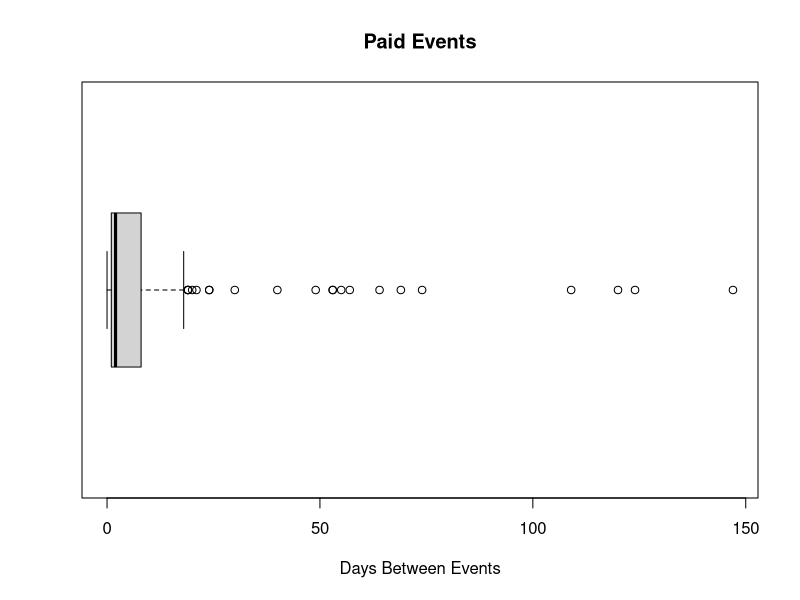
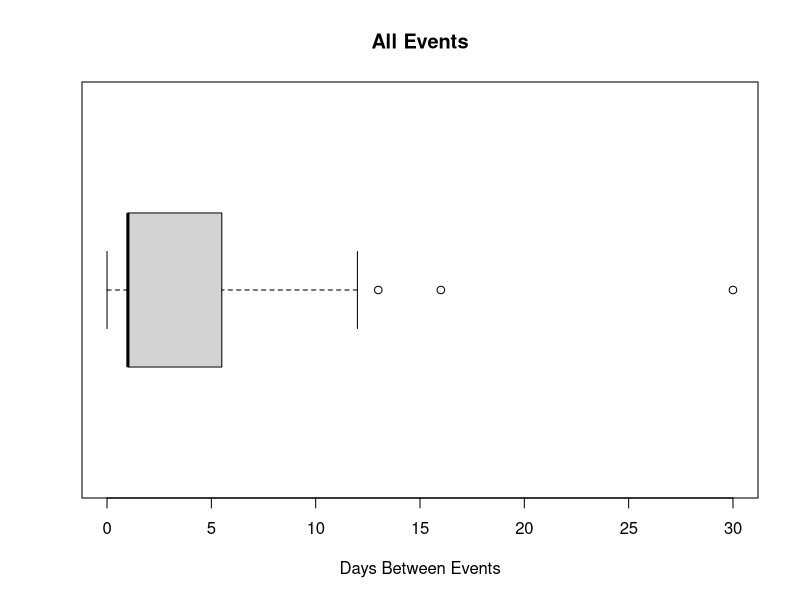

R code for these plots, in order: (Note: this script raises an error after producing the figures.)
## ---- chunk 1
library("readxl")
event.df <- read_excel("EventsCalendar (1).xlsx")
## ---- chunk 2
View(event.df)
## ---- chunk 3
contains.free = function(str){
  return(length(grep("free", str, ignore.case = TRUE)))
}
tmp.df <- event.df[!is.na(event.df$Cost), ]
is.free <- lapply(tmp.df$Cost, contains.free)

expensive.events <- tmp.df[!is.na(tmp.df['Cost']) & is.free == 0,]


## ---- chunk 4
eed <- expensive.events[order(expensive.events$'Date From'), ]$`Date From`

time.between <- c()
for (i in 1:length(eed) - 1){
  time.between[i] <- difftime(eed[i+1], eed[i], units = c("days"))
}
tb.outliernt <- time.between[time.between < 100]

summary(time.between)
sd(time.between)
boxplot(time.between, horizontal = TRUE, xlab="Days Between Events", main="Paid Events")
## ---- chunk 5
time.between <- c()
for (i in 1:length(event.df) - 1){
  time.between[i] <- difftime(eed[i+1], eed[i], units = c("days"))
}
tb.outliernt <- time.between[time.between < 100]

summary(time.between)
sd(time.between)
boxplot(time.between, horizontal = TRUE, xlab="Days Between Events", main="All Events")
## ---- chunk 6
#base.date.df <- event.df[!is.na(event.df['Date From'])]
nrow(event.df)


date.df <- data.frame(as.Date('1/1/2000', origin = '1/1/1970'), 0)
colnames(date.df) <- c("date", "freq")

print(date.df)
for (r in event.df[['Date From']]){
  print("**")
  matches = date.df[date.df['date'] == r]
  if(length(matches) > 0){
    print("*****************")
    print(matches)
    date.df['freq'] = data.frame(matches)['freq'] + 1
    date.df <- matches
  }else{
    print("----------------")
    new.row = data.frame(r, 1)
    colnames(new.row) <- c("date", "freq")
    date.df <- rbind(date.df, new.row)
  }
}
## ---- chunk 7
date.df['freq'] + 1
